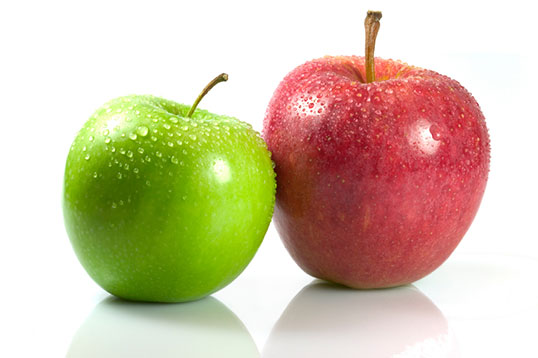
#> input picture 2apples.jpg, 538 x 358 px
$ python K_means_clustering_3dim.py --imagepath 2apples.jpg
#> lines starting #> are read from the running program, lines starting #| are printed output that depends on the picture
import numpy as np
import cv2
import pandas as pd
from mpl_toolkits.mplot3d import Axes3D
import matplotlib.pyplot as plt
import argparse

def K_Means(df,k):
    centroids = {
        i: [np.random.randint(0, 255), np.random.randint(0, 255),np.random.randint(0,255)]
        for i in range(k)
    }
    print(centroids)
    def Assignment(df, centroids):
        for i in centroids.keys():
            df['distance_from_{}'.format(i)] = (np.sqrt((df[0] - centroids[i][0]) ** 2+ (df[1] - centroids[i][1]) ** 2+(df[2] - centroids[i][2]) ** 2))
        centroid_distance_cols = ['distance_from_{}'.format(i) for i in centroids.keys()]
        df['label'] = df.loc[:, centroid_distance_cols].idxmin(axis=1)
        df['label'] = df['label'].map(lambda x: int(x.lstrip('distance_from_')))
        return df
    df=Assignment(df,centroids)
    def Update_Centroid(k):
        for i in centroids.keys():
            centroids[i][0] = np.mean(df[df['label'] == i][0])
            centroids[i][1] = np.mean(df[df['label'] == i][1])
            centroids[i][2] = np.mean(df[df['label'] == i][2])
        return k
    while True:
        closest_centroids = df['label'].copy(deep=True)
        centroids = Update_Centroid(centroids)
        df = Assignment(df, centroids)
        if closest_centroids.equals(df['label']):
            break
    return centroids,df['label'],df

def segmentation(imagepath, k):
#> called with imagepath = '2apples.jpg', k = 4
    img = cv2.imread(imagepath)
#> img is the input picture: shape (358, 538, 3); mean B, G, R 168.7, 195.5, 210.2
    Z = img.reshape((-1,3))
    Z = np.float32(Z)
    df = pd.DataFrame(Z)
#> df = table of 192604 rows and 3 columns
    Centroids, Label, df = K_Means(df, k)
#> Centroids = {0: [54.57, 115.7, 152.4], 1: [243.1, 247.5, 247.8], 2: [nan, nan, nan], 3: [nan, nan, nan]}; df = table of 192604 rows and 8 columns
    list1 = list(Label)
#> list1 = 192604 items
    list1 = np.array(list1)
    centers = list(Centroids.values())
#> centers = [[54.57, 115.7, 152.4], [243.1, 247.5, 247.8], [nan, nan, nan], [nan, nan, nan]]
    centers = np.array(centers)
    centers = np.uint8(centers)
#> centers = [[54, 115, 152], [243, 247, 247], [0, 0, 0], [0, 0, 0]]
    res = centers[list1.flatten()]
    res2 = res.reshape((img.shape))
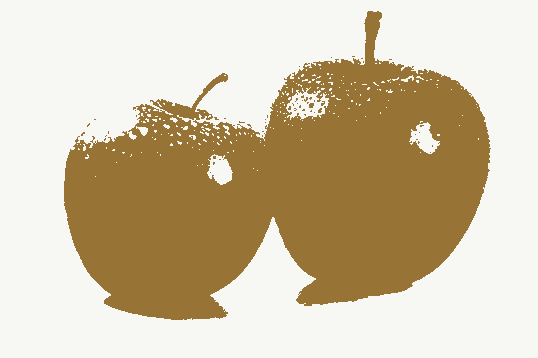
#> res2: shape (358, 538, 3); mean B, G, R 168.3, 194.9, 209.5
    q = cv2.resize(res2,(int(img.shape[1]/2),int(img.shape[0]/2)))
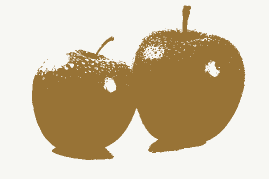
#> q: shape (179, 269, 3); mean B, G, R 168.3, 194.9, 209.5
    cv2.imshow('Images Using K-Means Clustering in 3D color Space',q)
    cv2.waitKey(0)
    cv2.destroyAllWindows()

ap = argparse.ArgumentParser()
ap.add_argument("-i", "--imagepath", required = True, help = "path to input image")
ap.add_argument("-k", "--num_cluster", type = int, default = 4, help = "number of clusters for k means clustering")
args = ap.parse_args()

if __name__ == "__main__":
    imagepath = args.imagepath
    k = args.num_cluster
    segmentation(imagepath, k)
